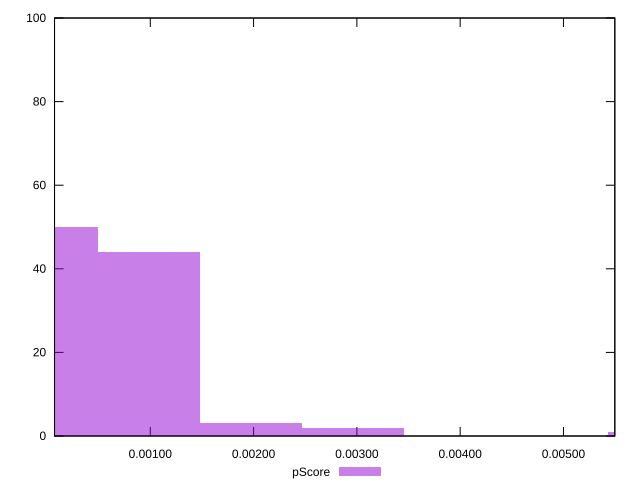

gnuplot code for this plot:
reset

$pScore <<EOF
0 50
0.0009879451722061869 44
0.0029638355166185606 2
0.005927671033237121 1
0.0019758903444123737 3
EOF

set key outside below
set boxwidth 0.0009879451722061869
set xrange [0.0000730292725598658:0.005497102540124643]
set yrange [0:100]
set trange [0:100]
set style fill transparent solid 0.5 noborder
set terminal svg size 640, 490 enhanced background rgb 'white'
set output "report_00009_2021-02-08T22-37-41.559Z/largest-contentful-paint/samples/pages/pScore/histogram.svg"

plot $pScore title "pScore" with boxes

reset
